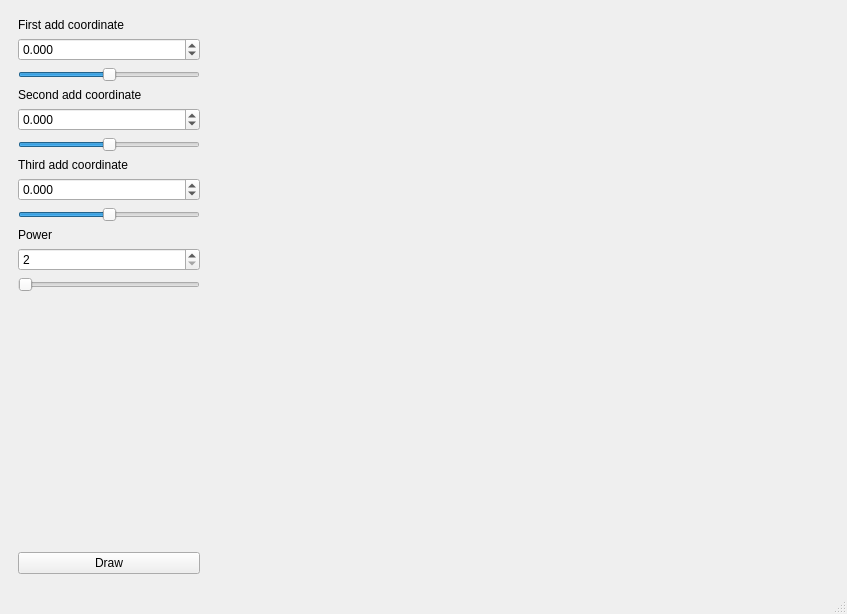
<?xml version="1.0" encoding="UTF-8"?>
<ui version="4.0">
 <class>MainWindow</class>
 <widget class="QMainWindow" name="MainWindow">
  <property name="geometry">
   <rect>
    <x>0</x>
    <y>0</y>
    <width>847</width>
    <height>614</height>
   </rect>
  </property>
  <property name="windowTitle">
   <string>Fractals 3D</string>
  </property>
  <widget class="QWidget" name="centralwidget">
   <layout class="QHBoxLayout" name="horizontalLayout">
    <item>
     <widget class="QWidget" name="inputWidget" native="true">
      <property name="minimumSize">
       <size>
        <width>200</width>
        <height>0</height>
       </size>
      </property>
      <property name="maximumSize">
       <size>
        <width>200</width>
        <height>16777215</height>
       </size>
      </property>
      <layout class="QVBoxLayout" name="verticalLayout">
       <item>
        <widget class="QLabel" name="firstCoordLabel">
         <property name="text">
          <string>First add coordinate</string>
         </property>
        </widget>
       </item>
       <item>
        <widget class="QDoubleSpinBox" name="firstCoordBox">
         <property name="decimals">
          <number>3</number>
         </property>
         <property name="minimum">
          <double>-2.000000000000000</double>
         </property>
         <property name="maximum">
          <double>2.000000000000000</double>
         </property>
         <property name="singleStep">
          <double>0.001000000000000</double>
         </property>
         <property name="stepType">
          <enum>QAbstractSpinBox::DefaultStepType</enum>
         </property>
        </widget>
       </item>
       <item>
        <widget class="QSlider" name="firstCoordBar">
         <property name="maximum">
          <number>4000</number>
         </property>
         <property name="value">
          <number>2000</number>
         </property>
         <property name="orientation">
          <enum>Qt::Horizontal</enum>
         </property>
        </widget>
       </item>
       <item>
        <widget class="QLabel" name="secondCoordLabel">
         <property name="text">
          <string>Second add coordinate</string>
         </property>
        </widget>
       </item>
       <item>
        <widget class="QDoubleSpinBox" name="secondCoordBox">
         <property name="decimals">
          <number>3</number>
         </property>
         <property name="minimum">
          <double>-2.000000000000000</double>
         </property>
         <property name="maximum">
          <double>2.000000000000000</double>
         </property>
         <property name="singleStep">
          <double>0.001000000000000</double>
         </property>
         <property name="stepType">
          <enum>QAbstractSpinBox::DefaultStepType</enum>
         </property>
        </widget>
       </item>
       <item>
        <widget class="QSlider" name="secondCoordBar">
         <property name="maximum">
          <number>4000</number>
         </property>
         <property name="value">
          <number>2000</number>
         </property>
         <property name="orientation">
          <enum>Qt::Horizontal</enum>
         </property>
        </widget>
       </item>
       <item>
        <widget class="QLabel" name="thirdCoordLabel">
         <property name="text">
          <string>Third add coordinate</string>
         </property>
        </widget>
       </item>
       <item>
        <widget class="QDoubleSpinBox" name="thirdCoordBox">
         <property name="decimals">
          <number>3</number>
         </property>
         <property name="minimum">
          <double>-2.000000000000000</double>
         </property>
         <property name="maximum">
          <double>2.000000000000000</double>
         </property>
         <property name="singleStep">
          <double>0.001000000000000</double>
         </property>
        </widget>
       </item>
       <item>
        <widget class="QSlider" name="thirdCoordBar">
         <property name="maximum">
          <number>4000</number>
         </property>
         <property name="value">
          <number>2000</number>
         </property>
         <property name="orientation">
          <enum>Qt::Horizontal</enum>
         </property>
        </widget>
       </item>
       <item>
        <widget class="QLabel" name="powerLabel">
         <property name="text">
          <string>Power</string>
         </property>
        </widget>
       </item>
       <item>
        <widget class="QSpinBox" name="powerBox">
         <property name="minimum">
          <number>2</number>
         </property>
         <property name="maximum">
          <number>100</number>
         </property>
         <property name="singleStep">
          <number>2</number>
         </property>
        </widget>
       </item>
       <item>
        <widget class="QSlider" name="powerBar">
         <property name="minimum">
          <number>1</number>
         </property>
         <property name="maximum">
          <number>50</number>
         </property>
         <property name="orientation">
          <enum>Qt::Horizontal</enum>
         </property>
        </widget>
       </item>
       <item>
        <spacer name="verticalSpacer">
         <property name="orientation">
          <enum>Qt::Vertical</enum>
         </property>
         <property name="sizeHint" stdset="0">
          <size>
           <width>20</width>
           <height>40</height>
          </size>
         </property>
        </spacer>
       </item>
       <item>
        <widget class="QPushButton" name="drawButton">
         <property name="text">
          <string>Draw</string>
         </property>
        </widget>
       </item>
      </layout>
     </widget>
    </item>
    <item>
     <widget class="FractalWidget" name="fractalWidget" native="true">
      <property name="minimumSize">
       <size>
        <width>200</width>
        <height>0</height>
       </size>
      </property>
     </widget>
    </item>
   </layout>
  </widget>
  <widget class="QMenuBar" name="menubar">
   <property name="geometry">
    <rect>
     <x>0</x>
     <y>0</y>
     <width>847</width>
     <height>30</height>
    </rect>
   </property>
  </widget>
  <widget class="QStatusBar" name="statusbar"/>
 </widget>
 <customwidgets>
  <customwidget>
   <class>FractalWidget</class>
   <extends>QWidget</extends>
   <header>fractalwidget.hpp</header>
   <container>1</container>
  </customwidget>
 </customwidgets>
 <resources/>
 <connections/>
</ui>
